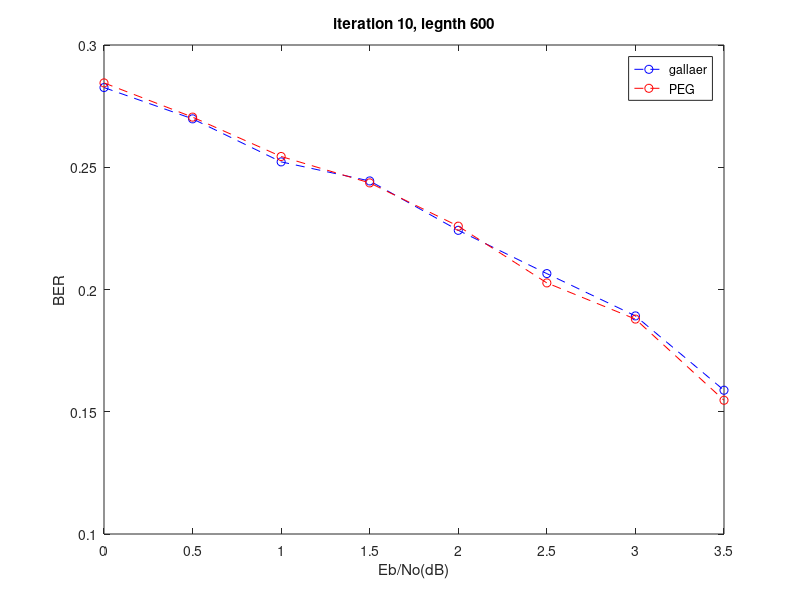

MATLAB code for this plot:
x=[0 0.5 1.0 1.5 2.0 2.5 3.0 3.5];
y1=[0.2826 0.2698 0.2522 0.2444 0.2242 0.2065 0.1892 0.1588]
y2=[0.2845 0.2705 0.2544 0.2436 0.2259 0.2027 0.1879 0.1547]

plot(x,y1,'b--o')
hold on
plot(x,y2,'r--o')

legend('gallaer', 'PEG')
hold off

title('iteration 10, legnth 600')
xlabel('Eb/No(dB)')
ylabel('BER')
